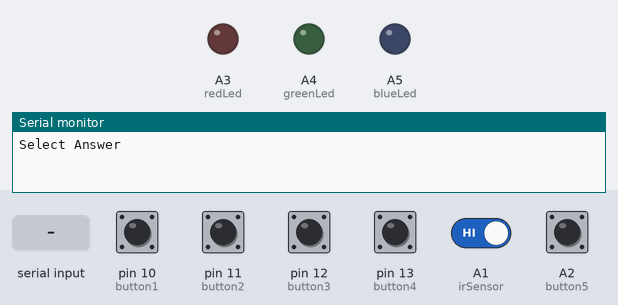
Bench run of a sketch on a simulated Arduino Uno, built with avr-gcc and run on an emulated ATmega328P. Parts: output pins drawn as LEDs (lit = HIGH), the last lines printed to the serial monitor. The test bench sets the inputs (shaded band); at power-on: A1 (irSensor) HIGH, A2 (button5), pin 10 (button1), pin 11 (button2), pin 12 (button3), pin 13 (button4) LOW.

Above: at 1.2 s.
1.3 s: "d" received over the second serial link
At 1.9 s:
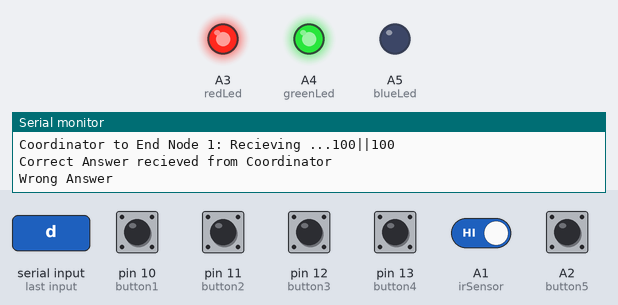
2.8 s: pin 10 (button1) pulled HIGH for 0.15 s
4.4 s: pin 11 (button2) pulled HIGH for 0.15 s
6.0 s: pin 12 (button3) pulled HIGH for 0.15 s
7.6 s: pin 13 (button4) pulled HIGH for 0.15 s
9.2 s: A2 (button5) pulled HIGH for 0.15 s
Timing chart, 0 to 11.8 s (numbered marks = the images above; inputs shaded):
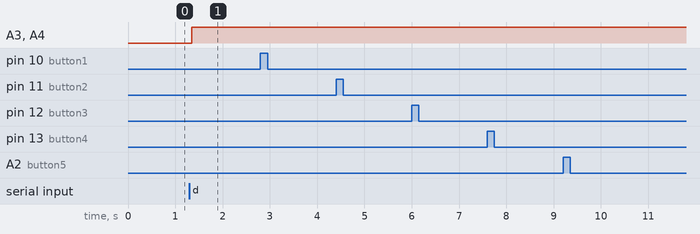

Measured:
- after the input at 1.3 s, A3 (redLed), A4 (greenLed): LOW → HIGH at once

The sketch:

EndNode1_V6.ino
```cpp
/*
 Wireless Sensor Networks - 18748
 Author: Rishabh Brajabasi
 Date: 24/03/2019
 Version: 4.0

 Read status of 5 buttons and 1 IR sensor.
 Send data to Coordinator node via Xbee.
 Four buttons to select four choices, which can be toggled. A submit button which can
 be used to serially send the status of the four buttons when pressed.
 IR sensor to detect occupancy. Time based.
*/

#include "SoftwareSerial.h"
SoftwareSerial XBee(9, 8);

unsigned long delayStart = 0;

const int button1 = 10;  // Option A
const int button2 = 11;  // Option B
const int button3 = 12;  // Option C
const int button4 = 13;  // Option D
const int button5 = A2;  // Submit

const int redLed = A3;  // Red LED
const int greenLed = A4;  // Green LED
const int blueLed = A5;  // Green LED

const int irSensor = A1; // Occupancy

#define COMMON_ANODE
// HIGH when button pressed and LOW when button released:
int optionAc = 0;
int optionBc = 0;
int optionCc = 0;
int optionDc = 0;
int submit = 0;

int wrong = 0;
int right = 0;

int occupied = 0;

// Timers to keep track of occupancy
int sitting = 0;  // Only increments when triggered
int otherwise = 0;  // Increments irrespective

//  Variables to keep track of toggling of buttons
bool a = false;
bool b = false;
bool c = false;
bool d = false;
bool s = false;

// Variables to detect state of options
int aSelected = 0;
int bSelected = 0;
int cSelected = 0;
int dSelected = 0;

byte answer = 0x00;
byte seat = 0xc2;   // Will change for every node
bool dataReady = false;

bool d1 = false;
bool d2 = false;
bool d3 = false;
bool d4 = false;
bool d5 = false;
bool d6 = false;
void setup() {
  // initialize the button pin as a input:
  pinMode(button1, INPUT);
  pinMode(button2, INPUT);
  pinMode(button3, INPUT);
  pinMode(button4, INPUT);
  pinMode(button5, INPUT);
  pinMode(irSensor, INPUT);
//  pinMode(redLed, OUTPUT);
//  pinMode(blueLed, OUTPUT);
//  pinMode(greenLed, OUTPUT);
//  setColor(0,0,0);
  // initialize serial communication:
  Serial.begin(9600);
  XBee.begin(9600);

}


void loop() {
  // read the pushbutton input pin:
  optionAc = digitalRead(button1);
  optionBc = digitalRead(button2);
  optionCc = digitalRead(button3);
  optionDc = digitalRead(button4);
  submit = digitalRead(button5);
  occupied = digitalRead(irSensor);


// Stop accepting changes once dataReady has been set
  if(!dataReady){
    if(!d1){
      Serial.println("Select Answer");
      d1 = true;
    }

    // Button for option A pressed
    if (optionAc == HIGH && a == false) {
      a = true;
    }
    if (optionAc == LOW && a == true){
      a = false;
        // Option A selected
        if(aSelected == 0 ){
          Serial.println("A Selected");
          answer = answer | 0x08;
            aSelected = 1;
        }
        // Option A unselected
        else{
          Serial.println("A Unselected");
          answer = answer & 0xf7;
            aSelected = 0;
        }
    }

    // Button for option B pressed
    if (optionBc == HIGH && b == false) {
      b = true;
    }
    if (optionBc == LOW && b == true){
        b = false;
        // Option B selected
        if(bSelected == 0 ){
          Serial.println("B Selected");
          answer = answer | 0x04;
          bSelected = 1;
        }
        // Option B unselected
        else{
          Serial.println("B Unselected");
          answer = answer & 0xfb;
          bSelected = 0;
        }
    }

    // Button for option C pressed
    if (optionCc == HIGH && c == false) {
      c = true;
    }
    if (optionCc == LOW && c == true){
      c = false;
      // Option C selected
      if(cSelected == 0 ){
        Serial.println("C Selected");
        answer = answer | 0x02;
        cSelected = 1;
      }
      // Option C unselected
      else{
        Serial.println("C Unselected");
        answer = answer & 0xfd;
        cSelected = 0;
      }
    }

    // Button for option D pressed
    if (optionDc == HIGH && d == false) {
      d = true;
    }
    if (optionDc == LOW && d == true){
      d = false;
      // Option D selected
      if(dSelected == 0 ){
        Serial.println("D Selected");
        answer = answer | 0x01;
        dSelected = 1;
      }
      // Option D unselected
      else{
        Serial.println("D Unselected");
        answer = answer & 0xfe;
        dSelected = 0;
      }
    }

  }

// On click of submit, set dataReady flag to true
  if( submit == HIGH && s == false){
    s = true;
  }
  if( submit == LOW && s == true){
    s = false;
    dataReady = true;
    if(!d2){
      Serial.println("Answer Submitted. Cannot change answer anymore");
      d2 = true;
    }

  }

// Increment counters to check occupancy
  if( occupied == LOW ){
    sitting = sitting + 1;
  }
  otherwise = otherwise + 1;

// Check occupancy
  if(sitting == otherwise && sitting == 100){
    seat = ((seat) | (0x01));
    XBee.write(seat);
  }
  else if(sitting != otherwise && otherwise == 100){
    seat = ((seat) & (0xfe));
    XBee.write(seat);
  }

// Reset Counters
  if(otherwise == 100){
    otherwise = 0;
    sitting = 0;
  }

  delay(50);

// Processing the response of the Coordinator
  if (XBee.available())
  {
    byte rx = XBee.read();
    int rxInt = rx;
    Serial.print("Coordinator to End Node 1: Recieving ...");
    Serial.print(rx);
    Serial.print("||");
    Serial.print(rxInt);
    Serial.println();

    // Polling for data Specific address 0x01
    if(rx == 0x01){   // Change for every node
      if(!d3){
          Serial.println("Device 1 being queried by Coordinator");
          d3 = true;
      }

      if(dataReady){
        if(!d4){
          Serial.println("Answer submitted by user. Device 1 Tx data to Coordinator");
          Serial.println("Answer Sent:");
          Serial.print(answer);
          XBee.write(answer);
          delay(50);
          d4 = true;
        }
        // Send the data
      }
    }


    // Correct answer from coordinator
    else if( ( (rx)&(0x40) ) == (0x40) ){
        if(!d6){
          Serial.println("Correct Answer recieved from Coordinator");
          delayStart = millis();
          d6 = true;


        // Check if answer matches, set LED's appropriately
        if( ((answer)&(0x0f)) == ( (rx)&(0x0f) ) ){
            Serial.println("Correct Answer");
            setColor(0,255,0);
//            digitalWrite(greenLed, HIGH);
//            digitalWrite(redLed, LOW);
        }
        else{
          Serial.println("Wrong Answer");
          setColor(0,0,255);
//          digitalWrite(greenLed, LOW);
//          digitalWrite(redLed, HIGH);
        }
        }
    // Reset dataReady variable
    dataReady = false;
    }

     if(d3 && d4 ){
      if(!d5){
        Serial.println("Device 1 waiting for correct answer from coordinator");
        d5 = true;
      }

    }
  }

// Turn of the LED
if(d6){
  if(delayStart - millis() == 5000){
    setColor(0,0,0);
  }

}

}

void setColor(int red, int green, int blue)
{
  #ifdef COMMON_ANODE
    red = 255 - red;
    green = 255 - green;
    blue = 255 - blue;
  #endif
  analogWrite(redLed, red);
  analogWrite(greenLed, green);
  analogWrite(blueLed, blue);
}
```
